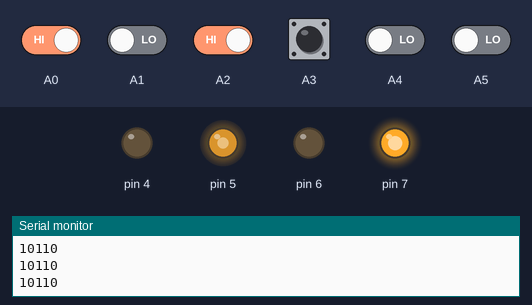
This sketch was run on a simulated Arduino Uno, built with avr-gcc and run on an emulated ATmega328P. Parts: output pins drawn as LEDs (lit = HIGH), the last lines printed to the serial monitor. The test bench sets the inputs (shaded band); at power-on: A0, A2, A3 HIGH, A1, A4, A5 LOW.

Above: at 1.2 s.
1.3 s: A1 driven HIGH
At 1.6 s:
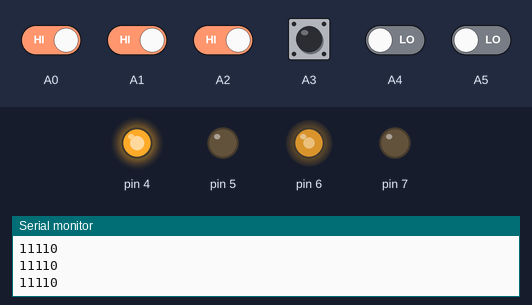
2.8 s: A2 driven LOW
At 3.9 s:
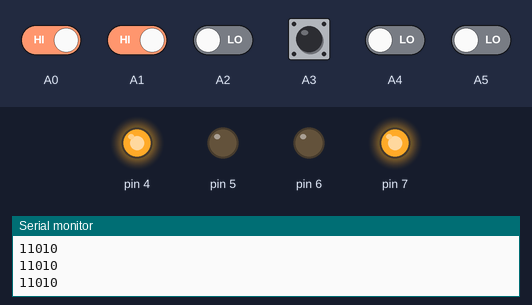
4.3 s: A2 driven HIGH
At 5.0 s:
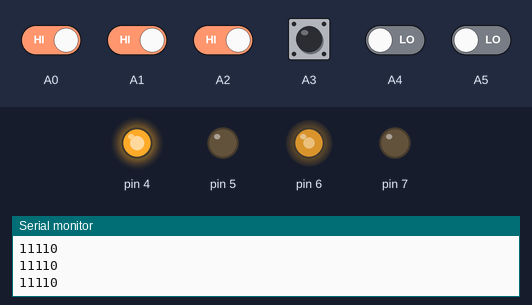
5.8 s: A0 driven LOW
At 6.2 s:
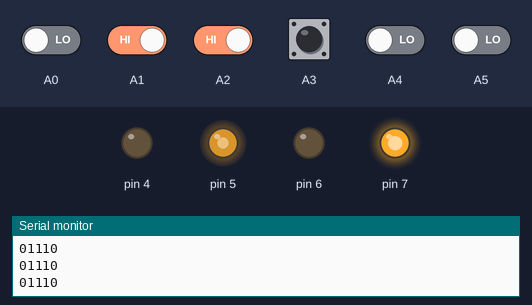
7.3 s: A0 driven HIGH
At 8.5 s:
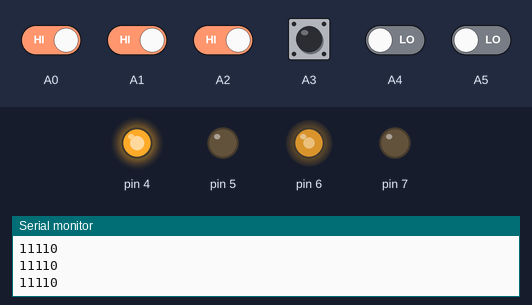
Timing chart, 0 to 9.8 s (numbered marks = the images above; inputs shaded):
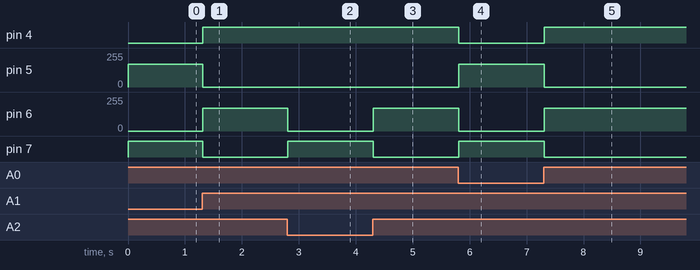

The sketch:

vong1.ino
```cpp
int ss1, ss2, ss3, ss4, ss5, ss6;
void setup() {
  pinMode(A0,INPUT);
  pinMode(A1,INPUT);
  pinMode(A2,INPUT);
  pinMode(A3,INPUT);
  pinMode(A4,INPUT);
  pinMode(A5, INPUT);


  pinMode(4,OUTPUT);
  pinMode(5,OUTPUT);
  pinMode(6,OUTPUT);
  pinMode(7,OUTPUT);

  Serial.begin(9600);
}

void readsensor()
{
  ss1 = digitalRead(A0);
  ss2 = digitalRead(A1);
  ss3 = digitalRead(A2);
  ss4 = digitalRead(A3);
  ss5 = digitalRead(A4);

  ss6 = digitalRead(A5);
}
void Hienthi()
{
  Serial.print(ss1);
  Serial.print(ss2);
  Serial.print(ss3);
  Serial.print(ss4);
  Serial.println(ss5);
}
void chay()
{
  if(ss3==0)
  chaythang();
  else if(ss1==0||ss2==0)
  retrai();
  else if(ss4==0||ss5==0)
  rephai();
}
void chaythang()
{
   analogWrite(7,200);
   analogWrite(6,0);

   analogWrite(4,200);
   analogWrite(5,0);

}
void retrai()
{

   analogWrite(7,190);
   analogWrite(6,0);


   analogWrite(4,0);
   analogWrite(5,170);

}
void rephai()
{
   analogWrite(7,0);
   analogWrite(6,170);

   analogWrite(4,190);
   analogWrite(5,0);
}

void loop() {
 readsensor();
 Hienthi();
 chay();
 //chaythang();
 //retrai();
 //rephai();
}
```

Measured:
- after the input at 1.3 s, pin 4: LOW → HIGH at once; pin 5: 170/255 → 0/255 at once; pin 6: 0/255 → 170/255 at once; pin 7: HIGH → LOW at once
- after the input at 2.8 s, pin 6: 170/255 → 0/255 at once; pin 7: LOW → HIGH at once
- after the input at 4.3 s, pin 6: 0/255 → 170/255 at once; pin 7: HIGH → LOW at once
- after the input at 5.8 s, pin 4: HIGH → LOW at once; pin 5: 0/255 → 170/255 at once; pin 6: 170/255 → 0/255 at once; pin 7: LOW → HIGH at once
- after the input at 7.3 s, pin 4: LOW → HIGH at once; pin 5: 170/255 → 0/255 at once; pin 6: 0/255 → 170/255 at once; pin 7: HIGH → LOW at once
